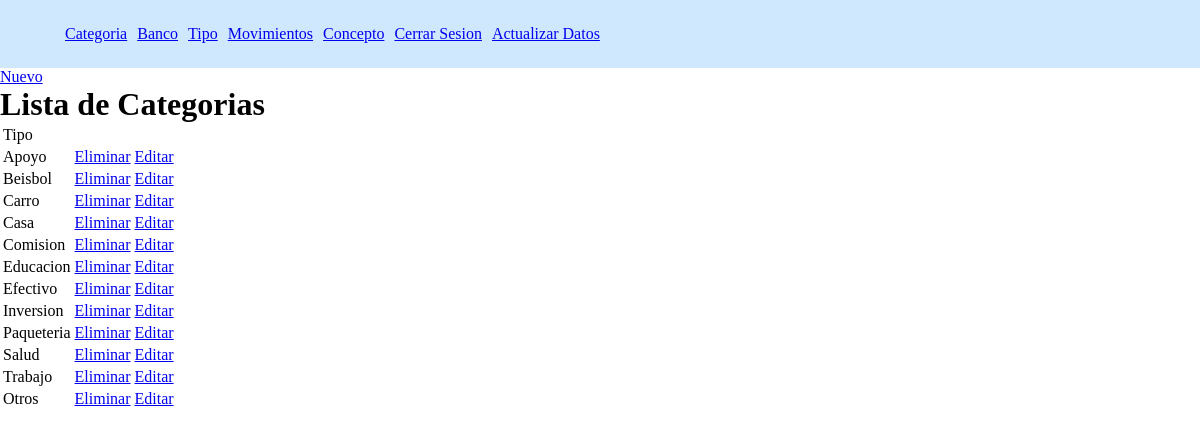
/get-categoria, run on an earlier commit of the app's database.
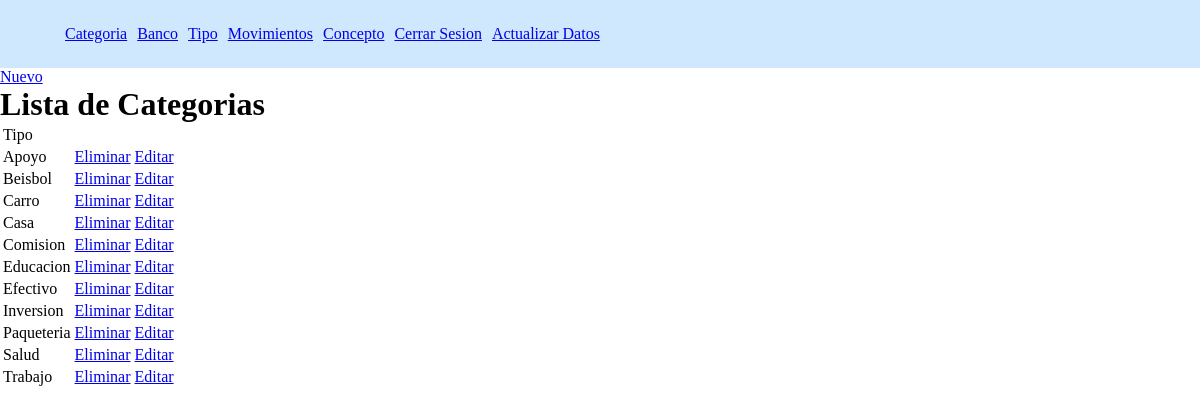
And on a later commit of the database.
### Gastos/models.py (models this page shows, shortened)
class Categoria(models.Model):
    categoria = models.CharField("Categoria",max_length=30)

### Gastos/views.py (the view)
# urls.py: path('get-categoria',views.getCategoria,name='getCategoria'),
def getCategoria(request):
    categoria= Categoria.objects.all()
    return render(request,'categoria/getCategoria.html',{'categoria':categoria})

### templates/categoria/getCategoria.html
{% extends 'index.html' %}
{% block cuerpo %}
<a href="{%url 'createCategoria'%}">Nuevo</a>
<h1>Lista de Categorias</h1>
<table style="border:1">
    <thead>
        <tr>
            <td>Tipo</td>
            <td></td>
            <td></td>
        </tr>
    </thead>
    <tbody>
        {% for e in categoria  %}
        <tr>
            <td>{{e.categoria}}</td>
            <td><a href="{% url  'deleteCategoria' e.id  %}">Eliminar</a></td>
            <td><a href="{% url  'updateCategoria' e.id  %}">Editar</a></td>
        </tr>
        {% endfor %}
    </tbody>
</table>
{% endblock cuerpo %}

What changed in the data, as far as the page shows it:
removed Categoria: categoria "Otros"
